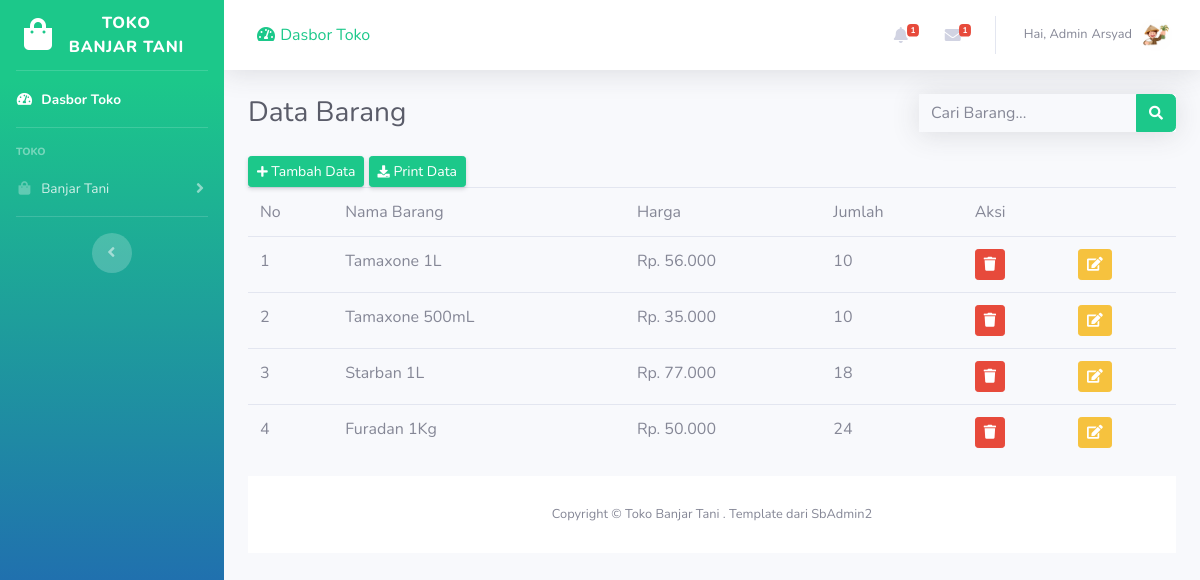
The page / on the database its author committed.
### tables this page shows
CREATE TABLE `tb_barang` (
  `no` int(10) NOT NULL,
  `namabarang` varchar(255) NOT NULL,
  `harga` varchar(255) NOT NULL,
  `jumlah` int(255) NOT NULL
);

### application/controllers/admin.php (called while the page is built, shortened)
<?php
class Admin extends CI_Controller {
	public function index()
	{
		$data['barang']=$this->M_toko->tampil_data()->result();
		$this->load->view('templates/header');
		$this->load->view('templates/sidebar');
		$this->load->view('templates/navbar');
		$this->load->view('v_toko', $data);
		$this->load->view('templates/footer');
	}
}

### index.php (called while the page is built, shortened)
<?php
require_once BASEPATH.'core/CodeIgniter.php';

### application/models/m_toko.php (called while the page is built, shortened)
<?php
class M_toko extends CI_Model {
	public function tampil_data()
	{
		return $this->db->get('tb_barang');
	}
}

### application/views/v_toko.php (the view, shortened to what this page needs)
                <div class="container-fluid">
                    <div class="d-sm-flex align-items-center justify-content-between mb-4">
                        <h1 class="h3 mb-0 text-gray-800">Data Barang</h1>
                        <form
                class="d-none d-sm-inline-block form-inline navbar-search shadow">
                <div class="input-group">
                    <input type="text" class="form-control bg-light border-0 small" placeholder="Cari Barang..."
                        aria-label="Search" aria-describedby="basic-addon2">
                    <div class="input-group-append">
                        <button class="btn btn-primary" type="button">
                            <i class="fas fa-search fa-sm"></i>
                        </button>
                    </div>
                </div>
            </form>
                    </div>
<a class="d-none d-sm-inline-block btn btn-sm btn-primary shadow-sm" data-toggle="modal" data-target="#tambahdataModal">
<i class="fa fa-plus fa-sm text-white"></i> Tambah Data</a>
<a href="<?php echo base_url('admin/print') ?>" class="d-none d-sm-inline-block btn btn-sm btn-primary shadow-sm"><i class="fas fa-download fa-sm text-white"></i> Print Data</a>
<table class="table">
        <tr>
          <td>No</td>
          <td>Nama Barang</td>
          <td>Harga</td>
          <td>Jumlah</td>
          <td colspan="2">Aksi</td>
        </tr>
        <?php
            $no=1;
            foreach ($barang as $brg):
        ?>
        <tr>
          <td><?php echo $no++;?></td>
          <td><?php echo $brg->namabarang; ?></td>
          <td><?php echo $brg->harga; ?></td>
          <td><?php echo $brg->jumlah; ?></td>
          <td onClick="return confirm('Yakin dihapus?')">
            <?php echo anchor('admin/hapus/'. $brg->no,
            '<div class="btn btn-danger btn-sm"><i class="fa fa-trash"></i></div>')
            ?>
          </td>
          <td>
            <?php echo anchor('admin/edit/'. $brg->no,
            '<div class="btn btn-warning btn-sm"><i class="fa fa-edit"></i></div>')
            ?>
          </td>
        </tr>
        <?php endforeach; ?>
      </table>

### application/views/templates/header.php (shortened to what this page needs)
<!DOCTYPE html>
<html lang="en">
<head>
    <link href="<?php echo base_url()?>sbadmin2/vendor/fontawesome-free/css/all.min.css" rel="stylesheet" type="text/css">
    <link href="<?php echo base_url()?>sbadmin2/css/sb-admin-2.css" rel="stylesheet">
</head>
<body id="page-top">
    <div id="wrapper">
        <ul class="navbar-nav bg-gradient-primary sidebar sidebar-dark accordion" id="accordionSidebar">
            <a class="sidebar-brand d-flex align-items-center justify-content-center" href=" <?php echo base_url()?> index.html">
                <div class="sidebar-brand-icon ">
                    <i class="fas fa-shopping-bag"></i>
                </div>
                <div class="sidebar-brand-text mx-3">Toko <br> Banjar Tani</div>
            </a>
            <hr class="sidebar-divider my-0">
            <li class="nav-item active">
                <a class="nav-link" href="">
                    <i class="fas fa-fw fa-tachometer-alt"></i>
                    <span>Dasbor Toko</span></a>
            </li>

### application/views/templates/sidebar.php (shortened to what this page needs)
<hr class="sidebar-divider">
<div class="sidebar-heading">
    Toko
</div>
<li class="nav-item">
    <a class="nav-link collapsed" href="#" data-toggle="collapse" data-target="#collapsePages"
        aria-expanded="true" aria-controls="collapsePages">
        <i class="fas fa-fw fa-shopping-bag"></i>
        <span>Banjar Tani</span>
    </a>
</li>
<hr class="sidebar-divider d-none d-md-block">
<div class="text-center d-none d-md-inline">
    <button class="rounded-circle border-0" id="sidebarToggle"></button>
</div>
</ul>

### application/views/templates/navbar.php (shortened to what this page needs)
<div id="content-wrapper" class="d-flex flex-column">
    <div id="content">
        <nav class="navbar navbar-expand navbar-light bg-white topbar mb-4 static-top shadow">
            <a class="nav-link">
                <i class="fas fa-fw fa-tachometer-alt"></i>
                <span>Dasbor Toko</span></a>
            <ul class="navbar-nav ml-auto">
                <li class="nav-item dropdown no-arrow mx-1">
                    <a class="nav-link dropdown-toggle" href="#" id="alertsDropdown" role="button"
                        data-toggle="dropdown" aria-haspopup="true" aria-expanded="false">
                        <i class="fas fa-bell fa-fw"></i>
                        <span class="badge badge-danger badge-counter">1</span>
                    </a>
                </li>
                <li class="nav-item dropdown no-arrow mx-1">
                    <a class="nav-link dropdown-toggle" href="#" id="messagesDropdown" role="button"
                        data-toggle="dropdown" aria-haspopup="true" aria-expanded="false">
                        <i class="fas fa-envelope fa-fw"></i>
                        <span class="badge badge-danger badge-counter">1</span>
                    </a>
                </li>
                <li class="nav-item dropdown no-arrow">
                    <a class="nav-link dropdown-toggle" href="#" id="userDropdown" role="button"
                        data-toggle="dropdown" aria-haspopup="true" aria-expanded="false">
                        <span class="mr-1 d-none d-lg-inline text-gray-600 small">Hai, Admin</span>
                        <span class="mr-2 d-none d-lg-inline text-gray-600 small">Arsyad</span>
                        <img class="img-profile rounded-circle"
                            src="<?php echo base_url()?>sbadmin2/img/banjar.jpg">
                    </a>
                </li>
            </ul>
        </nav>

### application/views/templates/footer.php (shortened to what this page needs)
<footer class="sticky-footer bg-white">
    <div class="container my-auto">
        <div class="copyright text-center my-auto">
            <span>Copyright &copy; Toko Banjar Tani . Template dari SbAdmin2</span>
        </div>
    </div>
</footer>
</div>
</div>
</body>
</html>

### rows shown on the page
tb_barang: namabarang "Tamaxone 1L", harga "Rp. 56.000", jumlah "10"
tb_barang: namabarang "Tamaxone 500mL", harga "Rp. 35.000", jumlah "10"
tb_barang: namabarang "Starban 1L", harga "Rp. 77.000", jumlah "18"
tb_barang: namabarang "Furadan 1Kg", harga "Rp. 50.000", jumlah "24"
